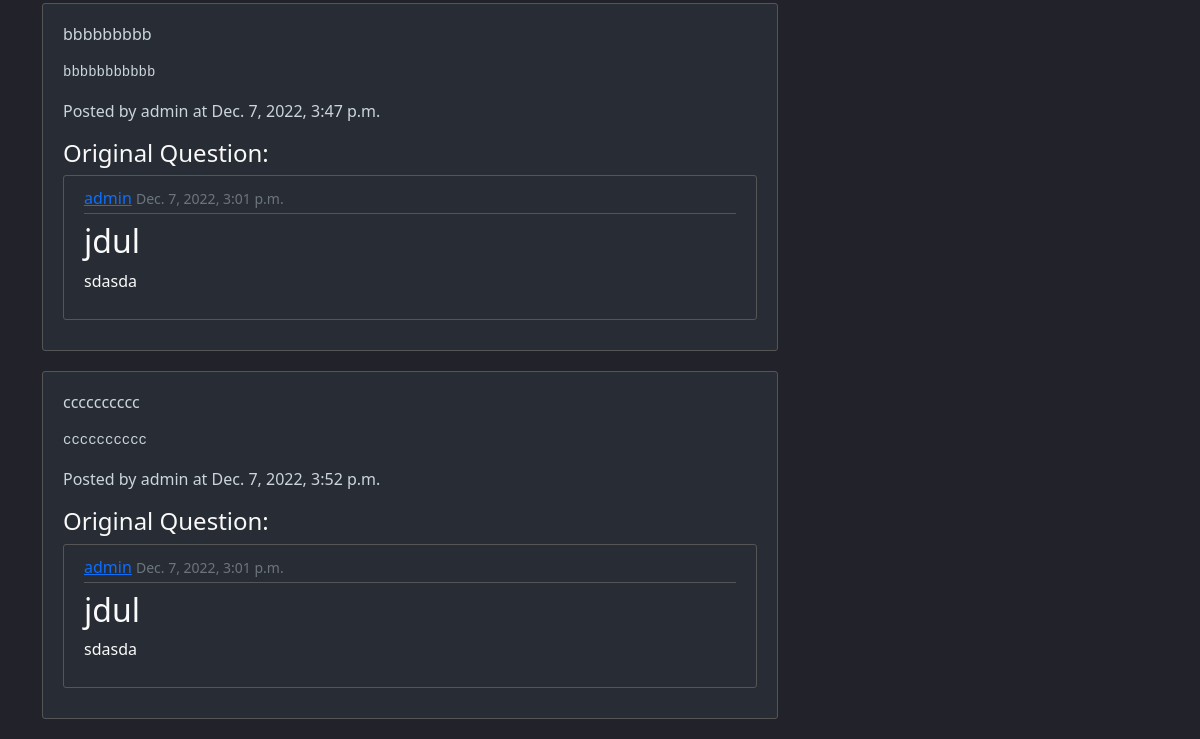
The page /forum/my_answers/ (signed in, lower part) on the database as committed earlier.
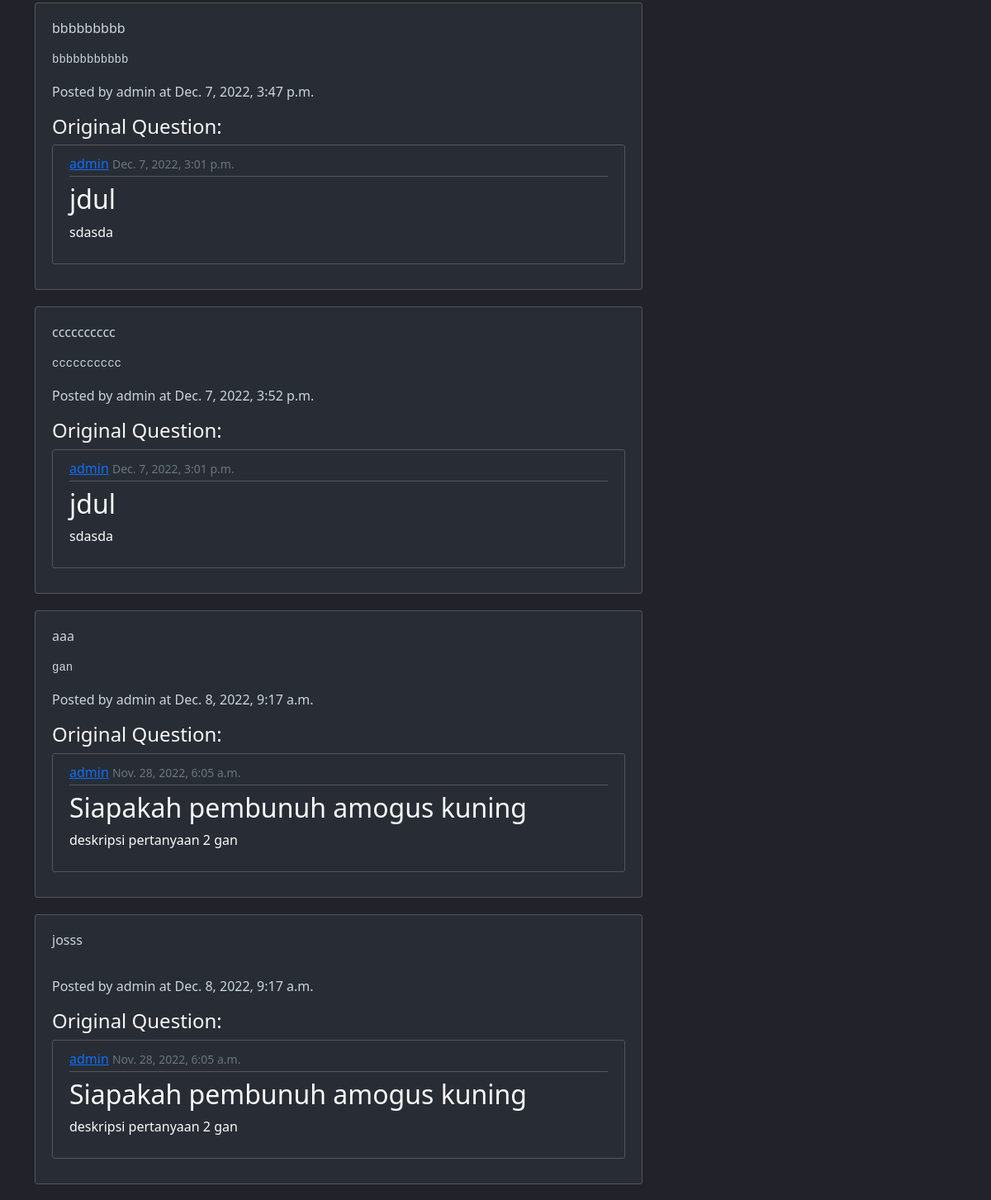
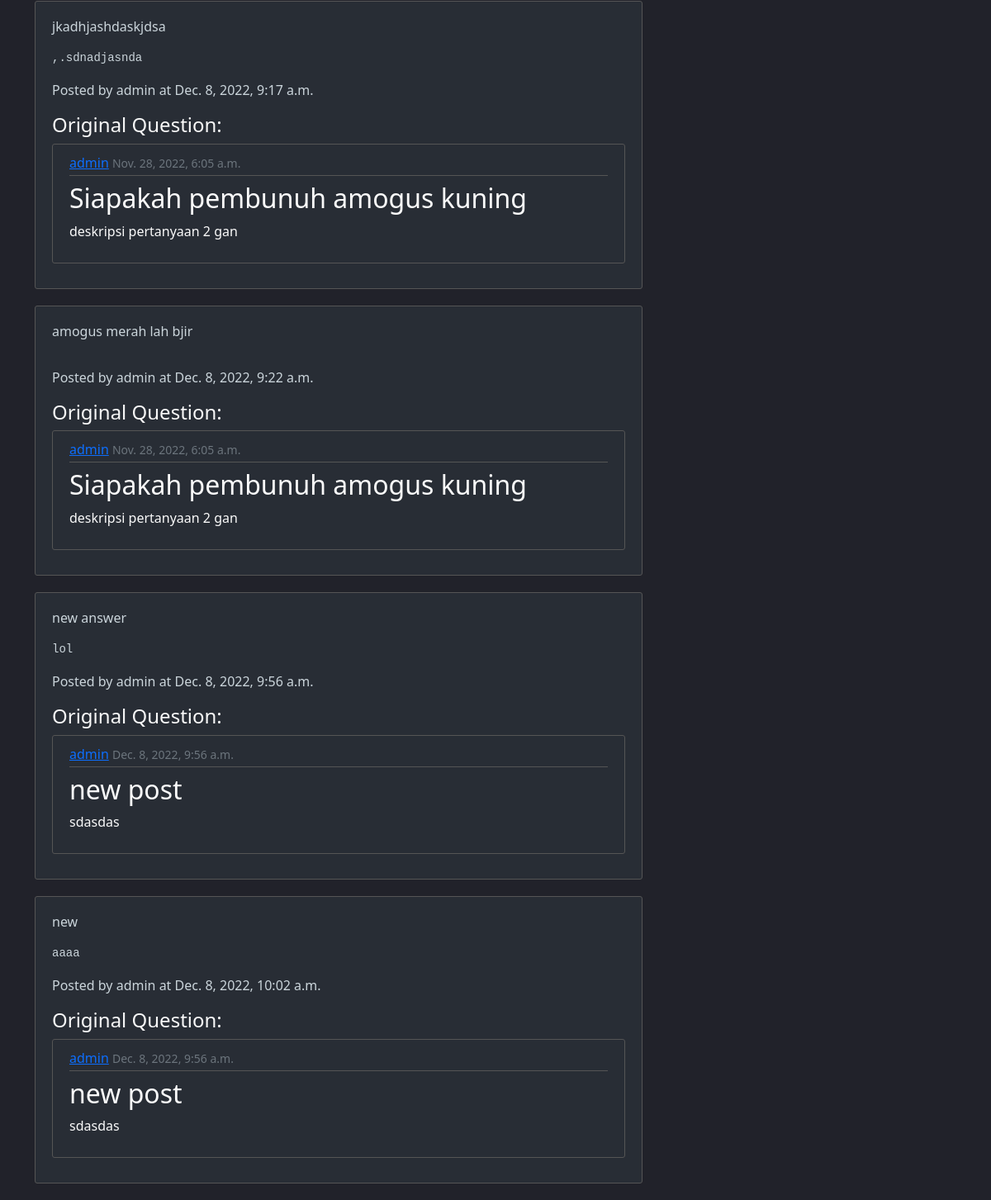
The same page on the database as committed later (2 pictures, top to bottom).
### forum/models.py (models this page shows, shortened)
class Jawaban(models.Model):
    author = models.ForeignKey(User, on_delete=models.CASCADE)
    pertanyaan_asal = models.ForeignKey(Pertanyaan, on_delete=models.CASCADE)
    konten = models.TextField()
    snippet = models.TextField(default=None, blank=True, null=True)
    waktu_upload = models.DateTimeField(default=timezone.now)

class Pertanyaan(models.Model):
    author = models.ForeignKey(User, on_delete=models.CASCADE)
    judul = models.CharField(max_length=256)
    konten = models.TextField()
    snippet = models.TextField(default=None, blank=True, null=True)
    waktu_upload = models.DateTimeField(default=timezone.now)

### forum/views.py (the view)
# urls.py: path('my_answers/', views.my_answers, name='forum-my-answers'),
@login_required
def my_answers(request):
    answers = Jawaban.objects.filter(author=request.user)
    context = {
        'jawaban': answers,
    }
    return render(request, 'forum/my_answers.html', context)

### forum/templates/forum/my_answers.html (shortened to what this page needs)
{% extends "forum/base.html" %}
{% block content %}
        {% for answer in jawaban %}
            {% with pertanyaan=answer.pertanyaan_asal %}
                <div class="content-section zoom">
                    <div>
                        <p>{{answer.konten}}</p>
                        <pre>{{answer.snippet}}</pre>
                        <p>Posted by {{answer.author}} at {{answer.waktu_upload}}</p>
                    </div>
                    <h4>Original Question:</h4>
                    <div class="content-section">
                        <div class="article-metadata">
                            <a class="mr-2" href="#">{{ pertanyaan.author }}</a>
                            <small class="text-muted">{{ pertanyaan.waktu_upload }}</small>
                        </div>
                        <h2><a class="article-title" href="{% url 'forum-question-detail' pertanyaan.id %}">{{ pertanyaan.judul }}</a></h2>
                        <p class="article-content">{{ pertanyaan.konten|stringformat:".100s" }}</p>
                    </div>
                </div>
            {% endwith %}
        {% empty %}
            <h1>You have no answer yet</h1>
        {% endfor %}
{% endblock content %}

Rows that differ between the two databases and show on the page:
added Jawaban: konten "aaa", snippet "gan", author "admin", waktu_upload "Dec. 8, 2022, 9:17 a.m.", pertanyaan_asal.author "admin", pertanyaan_asal.waktu_upload "Nov. 28, 2022, 6:05 a.m.", pertanyaan_asal.judul "Siapakah pembunuh amogus kuning", pertanyaan_asal.konten "deskripsi pertanyaan 2 gan"
added Jawaban: konten "josss", author "admin", waktu_upload "Dec. 8, 2022, 9:17 a.m.", pertanyaan_asal.author "admin", pertanyaan_asal.waktu_upload "Nov. 28, 2022, 6:05 a.m.", pertanyaan_asal.judul "Siapakah pembunuh amogus kuning", pertanyaan_asal.konten "deskripsi pertanyaan 2 gan"
added Jawaban: konten "jkadhjashdaskjdsa", snippet ",.sdnadjasnda", author "admin", waktu_upload "Dec. 8, 2022, 9:17 a.m.", pertanyaan_asal.author "admin", pertanyaan_asal.waktu_upload "Nov. 28, 2022, 6:05 a.m.", pertanyaan_asal.judul "Siapakah pembunuh amogus kuning", pertanyaan_asal.konten "deskripsi pertanyaan 2 gan"
added Jawaban: konten "amogus merah lah bjir", author "admin", waktu_upload "Dec. 8, 2022, 9:22 a.m.", pertanyaan_asal.author "admin", pertanyaan_asal.waktu_upload "Nov. 28, 2022, 6:05 a.m.", pertanyaan_asal.judul "Siapakah pembunuh amogus kuning", pertanyaan_asal.konten "deskripsi pertanyaan 2 gan"
added Jawaban: konten "new answer", snippet "lol", author "admin", waktu_upload "Dec. 8, 2022, 9:56 a.m.", pertanyaan_asal.author "admin", pertanyaan_asal.waktu_upload "Dec. 8, 2022, 9:56 a.m.", pertanyaan_asal.judul "new post", pertanyaan_asal.konten "sdasdas"
added Jawaban: konten "new", snippet "aaaa", author "admin", waktu_upload "Dec. 8, 2022, 10:02 a.m.", pertanyaan_asal.author "admin", pertanyaan_asal.waktu_upload "Dec. 8, 2022, 9:56 a.m.", pertanyaan_asal.judul "new post", pertanyaan_asal.konten "sdasdas"
